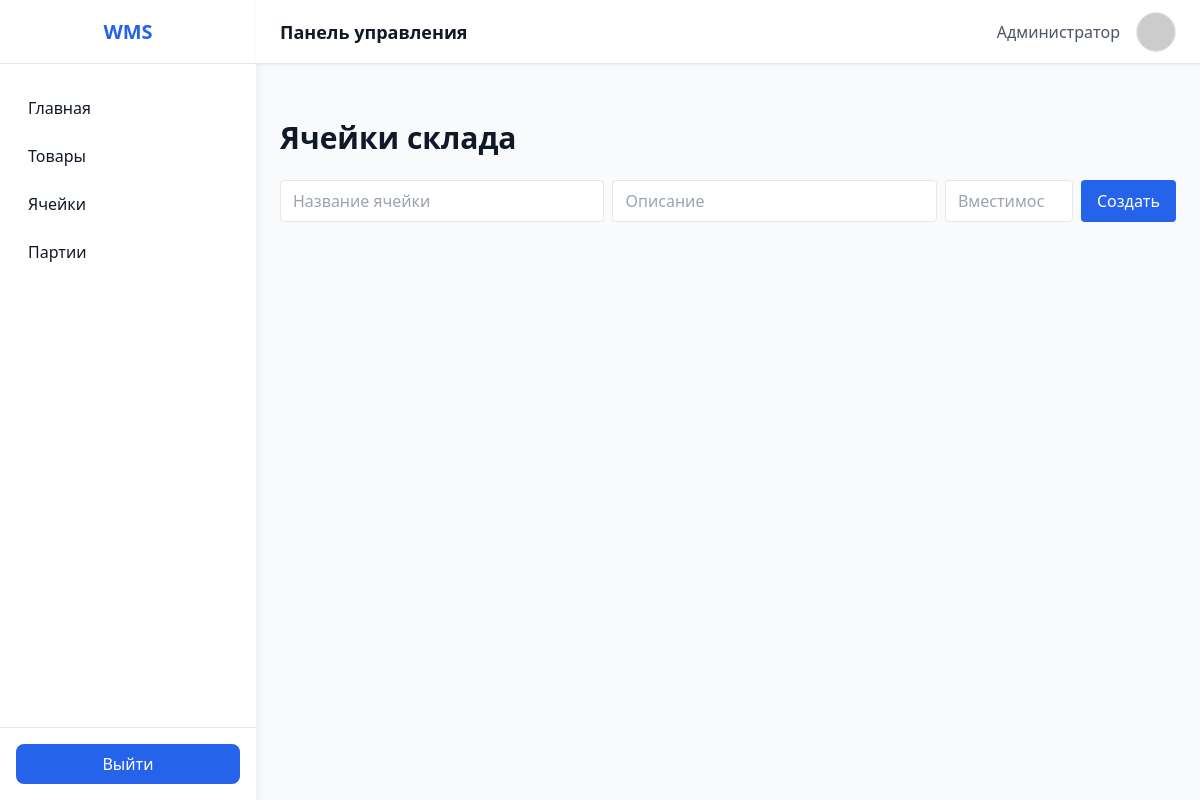
The app's page /cells/, older data.
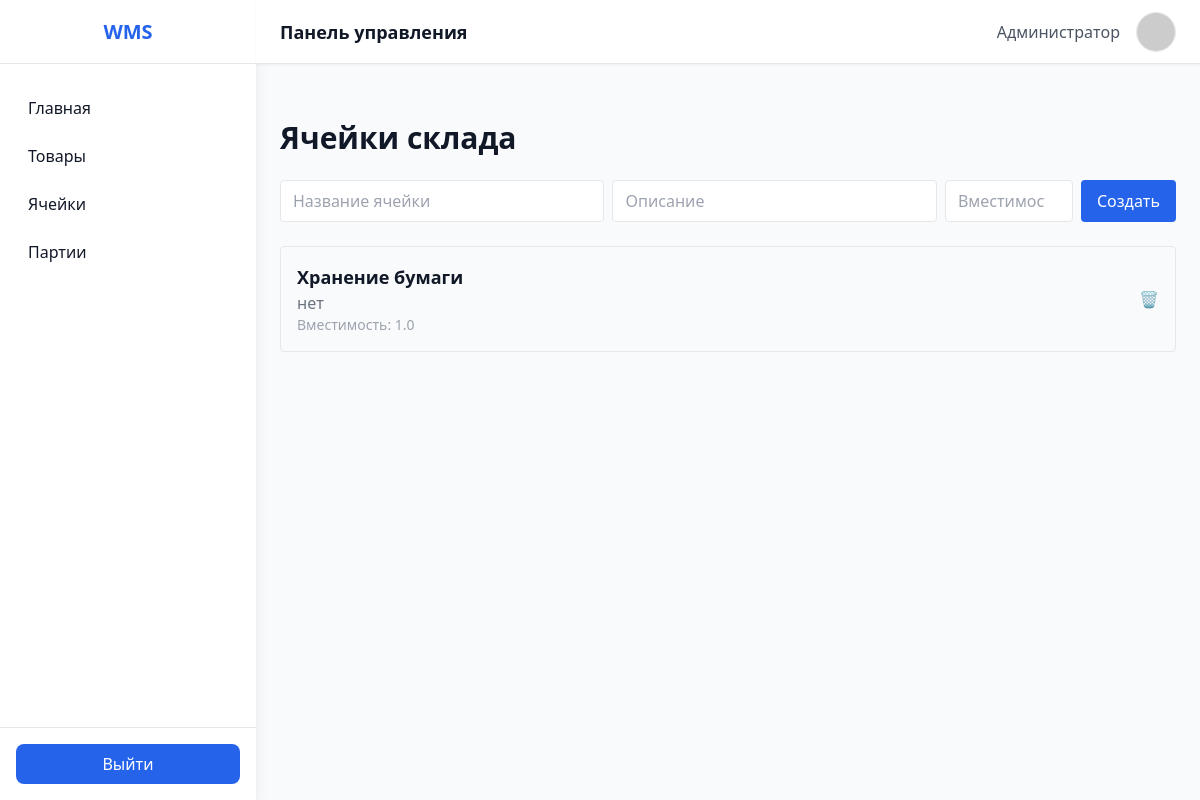
The same page, newer data.
### app/models/cells.py (models this page shows)
class Cell(Base):
    __tablename__ = 'cells'
    id = Column(Integer, primary_key=True, index=True)
    name = Column(String, index=True)
    description = Column(String, nullable=True)
    capacity = Column(Float, default=0.0)
    item_id = Column(Integer, ForeignKey('items.id'))
    items = relationship("Item", back_populates="cells")
    batches = relationship("Batch", back_populates="cells")

### app/api/cells.py (the view)
@router.get('/', response_class=HTMLResponse)
async def read_cells(request: Request, db: Session = Depends(get_db)):
    cells = db.query(Cell).all()
    return templates.TemplateResponse('cells.html', {'request': request, 'cells': cells})

### app/templates/cells.html (shortened to what this page needs)
{% extends "index.html" %}
{% block content %}
<div class="max-w-4xl mx-auto mt-8">
  <h1 class="text-3xl font-bold mb-6">Ячейки склада</h1>
  <form id="create-cell-form" class="flex gap-2 mb-6">
    <input type="text" name="name" placeholder="Название ячейки" required
           class="border rounded px-3 py-2 flex-1">
    <input type="text" name="description" placeholder="Описание"
           class="border rounded px-3 py-2 flex-1">
    <input type="number" step="0.1" name="capacity" placeholder="Вместимость"
           class="border rounded px-3 py-2 w-32">
    <button type="submit" class="bg-blue-600 text-white px-4 py-2 rounded">Создать</button>
  </form>
  <ul id="cells-list" class="space-y-4">
    {% for cell in cells %}
    <li data-id="{{ cell.id }}" class="flex justify-between items-center p-4 border rounded hover:shadow">
      <div>
        <h2 class="font-semibold text-lg">{{ cell.name or 'Нет названия' }}</h2>
        <p class="text-gray-500">{{ cell.description or 'Нет описания' }}</p>
        <p class="text-sm text-gray-400">Вместимость: {{ cell.capacity }}</p>
      </div>
      <button onclick="deleteCell({{ cell.id }}, this)" class="text-red-500 hover:text-red-700 ml-4">🗑️</button>
    </li>
    {% endfor %}
  </ul>
</div>
{% endblock %}

### app/templates/index.html (shortened to what this page needs)
<!DOCTYPE html>
<html lang="ru">
<head>
  <script src="https://cdn.tailwindcss.com"></script>
</head>
<body class="bg-gray-50 text-gray-900 flex h-screen">
  <aside class="w-64 bg-white shadow-lg hidden md:flex flex-col">
    <div class="h-16 flex items-center justify-center border-b">
      <h1 class="text-xl font-bold text-blue-600">WMS</h1>
    </div>
    <nav class="flex-1 px-4 py-6 space-y-2">
      <a href="/" class="block px-3 py-2 rounded-lg hover:bg-blue-50 hover:text-blue-600 font-medium">Главная</a>
      <a href="/items" class="block px-3 py-2 rounded-lg hover:bg-blue-50 hover:text-blue-600 font-medium">Товары</a>
      <a href="/cells" class="block px-3 py-2 rounded-lg hover:bg-blue-50 hover:text-blue-600 font-medium">Ячейки</a>
      <a href="/batches" class="block px-3 py-2 rounded-lg hover:bg-blue-50 hover:text-blue-600 font-medium">Партии</a>
    </nav>
    <div class="p-4 border-t">
      <button class="w-full bg-blue-600 text-white py-2 rounded-lg hover:bg-blue-700 transition">Выйти</button>
    </div>
  </aside>
  <div class="flex-1 flex flex-col">
    <header class="h-16 bg-white border-b flex items-center justify-between px-6 shadow-sm">
      <h2 class="text-lg font-semibold">Панель управления</h2>
      <div class="flex items-center space-x-4">
        <span class="hidden sm:block text-gray-600">Администратор</span>
        <img src="https://i.pravatar.cc/40" class="w-10 h-10 rounded-full border" alt="avatar">
      </div>
    </header>
    <main class="p-6 flex-1 overflow-y-auto">
      {% block content %}{% endblock %}
    </main>
  </div>
</body>
</html>

Row changes from the older to the newer data that the page shows:
added Cell: name "Хранение бумаги", description "нет", capacity "1.0"
